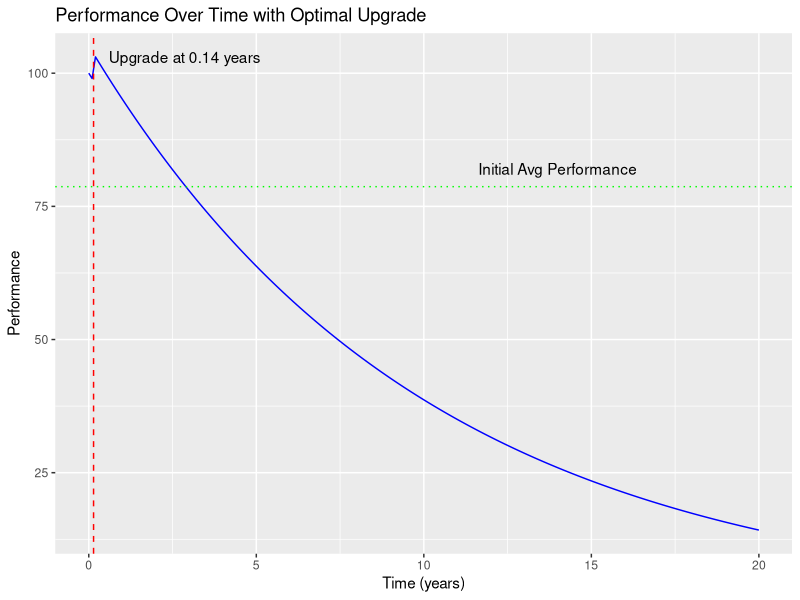

R code for this plot:
library(nloptr)
library(ggplot2)

# Define the performance decay function
performance <- function(t, t_upgrade, perf_initial, lambda, perf_old_replaced, perf_new) {
  if (t < t_upgrade) {
    return(perf_initial * exp(-lambda * t))
  } else {
    perf_at_upgrade <- (perf_initial - perf_old_replaced) * exp(-lambda * t_upgrade) + perf_new
    return(perf_at_upgrade * exp(-lambda * (t - t_upgrade)))
  }
}

# Define the average performance function over a period
average_performance <- function(t_upgrade, perf_initial, lambda, perf_old_replaced, perf_new, period) {
  total_perf <- 0
  time_steps <- seq(0, period, by = 0.01)
  for (t in time_steps) {
    total_perf <- total_perf + performance(t, t_upgrade, perf_initial, lambda, perf_old_replaced, perf_new)
  }
  return(total_perf / length(time_steps))
}

# Parameters
perf_initial <- 100  # Initial performance
lambda <- 0.1        # Decay rate
perf_old_replaced <- 5  # Initial performance of the old component
perf_new <- 10  # Performance of the new component
initial_period <- 5  # Initial period (in years)

# Calculate the average performance over the initial period without any upgrade
initial_avg_perf_no_upgrade <- average_performance(Inf, perf_initial, lambda, perf_old_replaced, 0, initial_period)

# Print the average performance over the first 5 years without any upgrades
cat("Average performance over the first 5 years without any upgrades:", initial_avg_perf_no_upgrade, "\n")

# Define the objective function to maximize the extended period while maintaining the average performance
objective_function <- function(params) {
  t_upgrade <- params[1]
  extended_period <- params[2]
  avg_perf <- average_performance(t_upgrade, perf_initial, lambda, perf_old_replaced, perf_new, extended_period)
  return(-extended_period)  # Maximize the extended period
}

# Constraint function to ensure the average performance is maintained
constraint_function <- function(params) {
  t_upgrade <- params[1]
  extended_period <- params[2]
  avg_perf <- average_performance(t_upgrade, perf_initial, lambda, perf_old_replaced, perf_new, extended_period)
  return(avg_perf - initial_avg_perf_no_upgrade)
}

# Set up the optimization problem
lb <- c(0, initial_period)  # Lower bounds for t_upgrade and extended_period
ub <- c(initial_period, 20)  # Upper bounds for t_upgrade and extended_period (arbitrary large number for extended period)
initial_guess <- c(initial_period / 2, initial_period * 2)

# Run the optimization
result <- nloptr::nloptr(
  x0 = initial_guess,
  eval_f = objective_function,
  lb = lb,
  ub = ub,
  eval_g_ineq = function(x) constraint_function(x),
  opts = list(algorithm = "NLOPT_LN_COBYLA", xtol_rel = 1e-6, maxeval = 1000)
)

# Extract the optimal upgrade time and extended period
optimal_t_upgrade <- result$solution[1]
optimal_extended_period <- result$solution[2]

# Print the results
cat("Optimal upgrade time:", optimal_t_upgrade, "years\n")
cat("Optimal extended period:", optimal_extended_period, "years\n")

# Generate performance data for plotting
time_points <- seq(0, optimal_extended_period, by = 0.1)
performance_data <- data.frame(
  Time = time_points,
  Performance = sapply(time_points, function(t) performance(t, optimal_t_upgrade, perf_initial, lambda, perf_old_replaced, perf_new))
)

# Plot the performance over time
ggplot(performance_data, aes(x = Time, y = Performance)) +
  geom_line(color = "blue") +
  geom_vline(xintercept = optimal_t_upgrade, linetype = "dashed", color = "red") +
  labs(title = "Performance Over Time with Optimal Upgrade",
       x = "Time (years)",
       y = "Performance") +
  annotate("text", x = optimal_t_upgrade, y = max(performance_data$Performance), label = paste("Upgrade at", round(optimal_t_upgrade, 2), "years"), hjust = -0.1) +
  geom_hline(yintercept = initial_avg_perf_no_upgrade, linetype = "dotted", color = "green") +
  annotate("text", x = optimal_extended_period * 0.7, y = initial_avg_perf_no_upgrade, label = "Initial Avg Performance", vjust = -1)
